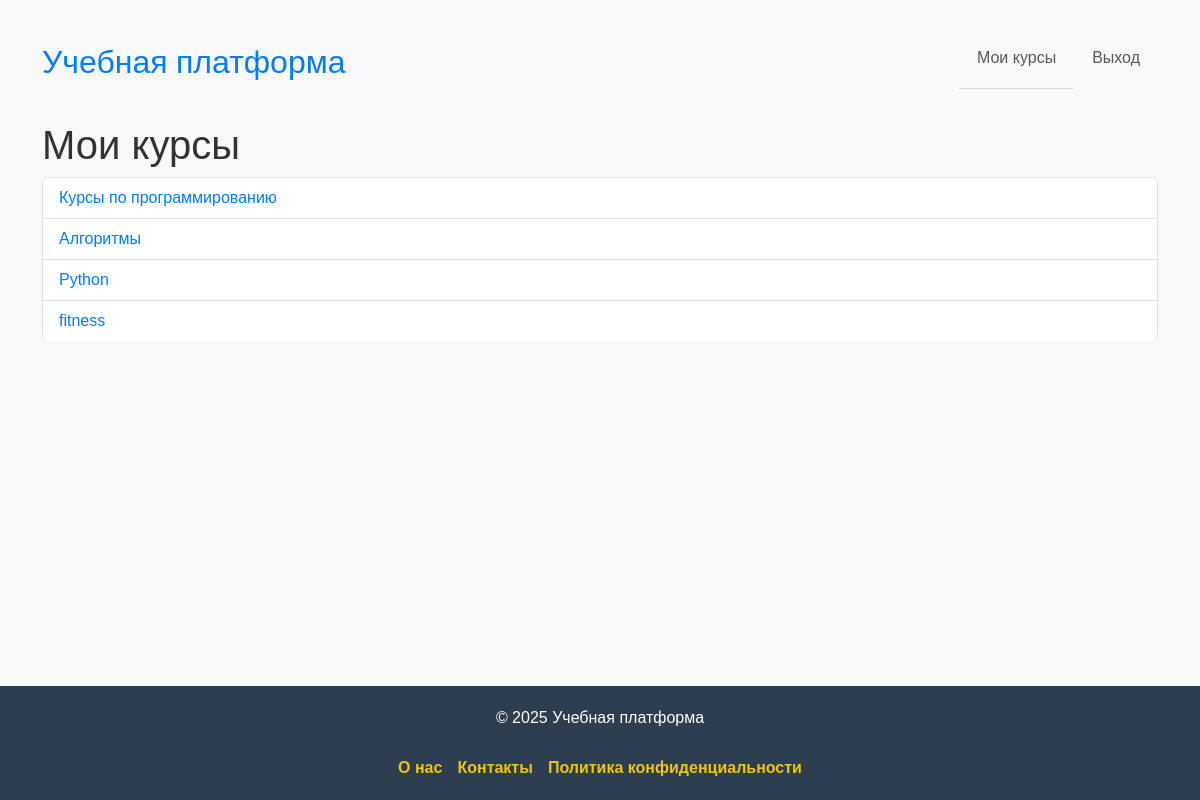
Page /courses/ (signed in) on the committed database.
### online_courses/models.py (models this page shows, shortened)
class Course(models.Model):
    title = models.CharField(max_length=255)
    description = models.TextField(null=True, blank=True)
    teacher = models.ForeignKey(User, on_delete=models.SET_NULL, null=True, limit_choices_to={'role': 'teacher'}, related_name='courses_taught')
    students = models.ManyToManyField(User, related_name='enrolled_courses', blank=True, limit_choices_to={'role': 'student'})

### online_courses/views.py (the view)
# urls.py: path('courses/', course_list, name='course_list'),
@login_required
def course_list(request):
    if request.user.role == 'teacher':
        courses = Course.objects.filter(teacher=request.user)
    else:
        courses = request.user.enrolled_courses.all()
    return render(request, 'course_list.html', {'courses': courses})

### online_courses/templates/course_list.html (shortened to what this page needs)
{% extends 'base.html' %}
{% block content %}
<h1>Мои курсы</h1>
<ul class="list-group">
    {% for course in courses %}
        <li class="list-group-item list-group-item-action">
            <a href="{% url 'online_courses:course_detail' course.id %}" class="text-decoration-none">{{ course.title }}</a>
        </li>
    {% empty %}
        <p>Вы еще не записаны на курсы.</p>
    {% endfor %}
</ul>
{% endblock %}

### online_courses/static/css/style.css (style rules this page uses)
:root { --primary-color: #007bff; --secondary-color: #0056b3; --text-color: #333; --background-color: #f9f9f9; --border-color: #ddd; --footer-background-color: #2c3e50; --footer-text-color: white; --footer-link-color: #f1c40f; }
body { font-family: Arial, sans-serif; min-height: 100vh; display: flex; flex-direction: column; background-color: var(--background-color); color: var(--text-color); }
h1, h2 { color: var(--text-color); }
a { color: var(--primary-color); text-decoration: none; transition: color 0.3s ease-in-out; }
ul { list-style-type: none; padding: 0; }
ul li { padding: 10px; border-bottom: 1px solid var(--border-color); }
ul li:last-child { border-bottom: none; }
ul li a { text-decoration: none; color: var(--primary-color); }

### rows in the picture
Course: title "Курсы по программированию"
Course: title "Алгоритмы"
Course: title "Python"
Course: title "fitness"
